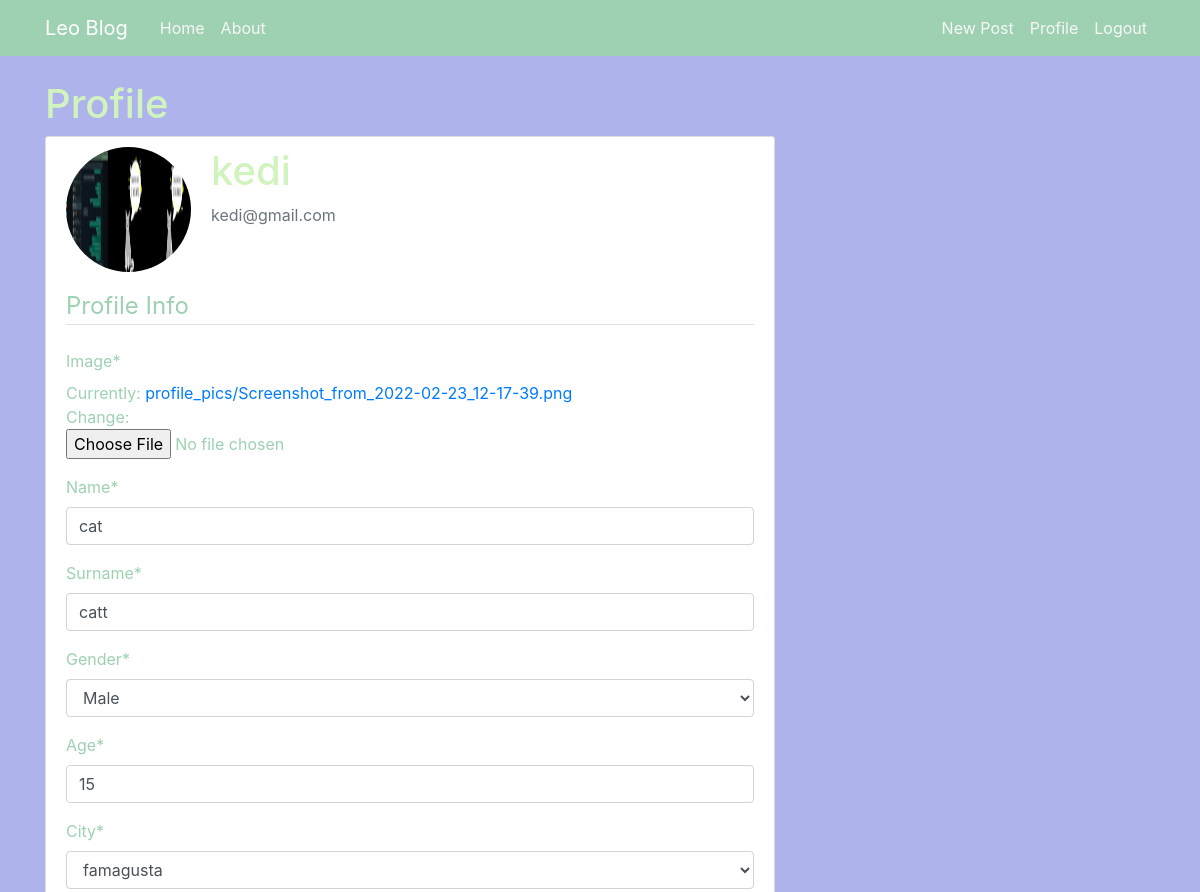
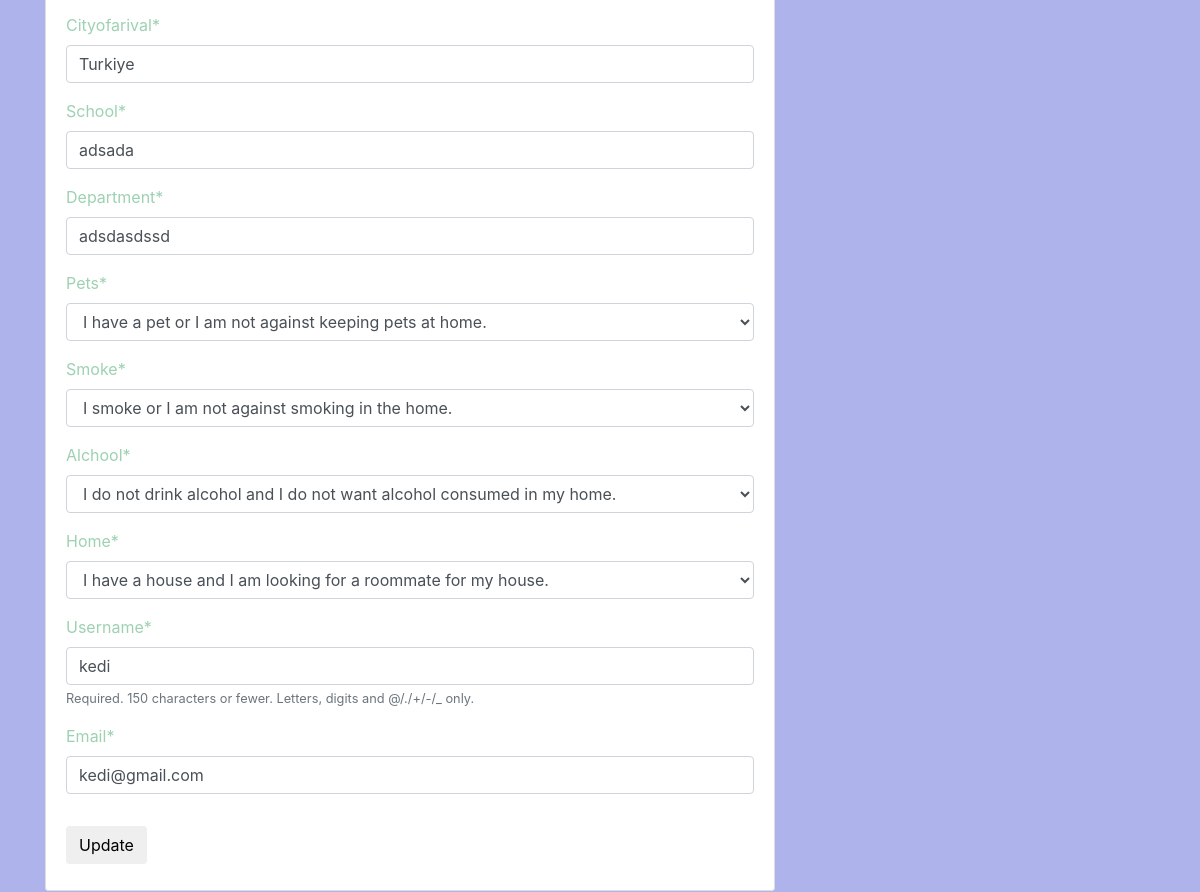
Page /profile/ (signed in) on the committed database (2 pictures, top to bottom).
### users/models.py (models this page shows, shortened)
class Profile(models.Model):
    GENDER_CHOICES = (('M', 'Male'),('F', 'Female'))
    CITIES=(('nicosia','nicosia'),('famagusta','famagusta'),('kyrenia','kyrenia'),('omorfo','omorfo'),('lefka','lefka'))
    PETS=(('petsareallowed','I have a pet or I am not against keeping pets at home.'),('petsarenotallowed',"I don't have a pet and I don't want any pets in my house."))
    SMOKE=(("smokingisallowed","I smoke or I am not against smoking in the home."),("smokingisnotallowed" , "I don't smoke and I don't want smoking in my home."))
    ALCHOOL=(("alchoolisallowed","I drink alcohol or I am not against alcohol consumption at home."),("alchoolisnotallowed","I do not drink alcohol and I do not want alcohol consumed in my home."))
    HOME=(("hashome","I have a house and I am looking for a roommate for my house."),("nohome","I do not have a house, I am looking for a house and roommate."))
    user = models.OneToOneField(User, on_delete=models.CASCADE,null=True)
    image = models.ImageField(default='default.jpeg', upload_to='profile_pics')
    name = models.CharField(max_length=100,null=True)
    surname = models.CharField(max_length=100,null=True)
    gender = models.CharField(choices=GENDER_CHOICES, max_length=100,null=True)
    age= models.CharField(max_length=50,null=True)
    city= models.CharField(choices=CITIES, max_length=100,null=True)
    cityofarival= models.CharField(max_length=100,null=True)
    school= models.CharField(max_length=100,null=True)
    department= models.CharField(max_length=100,null=True)
    pets= models.CharField(choices=PETS, max_length=100,null=True)
    smoke= models.CharField(choices=SMOKE, max_length=100,null=True)
    alchool= models.CharField(choices=ALCHOOL, max_length=100,null=True)
    home=models.CharField(choices=HOME, max_length=100,null=True)

### users/views.py (the view)
# urls.py: path('profile/',user_views.profile,name='profile'),
@login_required
def profile(request):
   if request.method == 'POST':
       u_form = UserUpdateForm(request.POST, instance=request.user)
       p_form = ProfileUpdateForm(request.POST,
                                  request.FILES,
                                  instance=request.user.profile)
       if u_form.is_valid() and p_form.is_valid():
           u_form.save()
           p_form.save()
           messages.success(request, f'Your account has been updated!')
           return redirect('profile')
   else:
       u_form = UserUpdateForm(instance=request.user)
       p_form = ProfileUpdateForm(instance=request.user.profile)
   context={
        'u_form':u_form,
        'p_form':p_form
    }
   return render (request, 'users/profile.html', context)

### users/forms.py
class UserUpdateForm(forms.ModelForm):
    email = forms.EmailField()
    class Meta:
        model = User
        fields = ['username','email']

### users/templates/users/profile.html (shortened to what this page needs)
{% extends "blog/base.html" %}
{% load crispy_forms_tags %}
{% load static %}
{% load crispy_forms_tags %}
{% block content %}
    <h1>Profile</h1>
    <div class="content-section">
        <div class="media">
            {% if request.user.profile.image %}
            <img class="rounded-circle account-img" src="{{ request.user.profile.image.url }}">
            {% else %}
            <img class="rounded-circle account-img" alt="profile picture" src="{% static 'blog/images/default.jpeg' %}">
            {% endif %}
          <div class="media-body">
            <h2 class="account-heading">{{ user.username }}</h2>
            <p class="text-secondary">{{ user.email }}</p>
          </div>
        </div>
        <form method = 'POST' enctype="multipart/form-data">
          <fieldset class='form-group'>
              <legend class = 'border-bottom mb-4'>Profile Info</legend>
              {{p_form|crispy }}
              {{u_form|crispy }}
          </fieldset>
          <div class = 'form-group'>
              <button class="btn btn-otline-info" type="submit">Update</button>
          </div>
      </form>
      </div>
{% endblock content %}

### blog/static/blog/main.css (style rules this page uses)
body { background: #afb3ec; color: #9dd1b1; margin-top: 5rem; }
h1, h2, h3, h4, h5, h6 { color: #d1f3be; }
.content-section { background: #ffffff; padding: 10px 20px; border: 1px solid #dddddd; border-radius: 3px; margin-bottom: 20px; }
.account-img { height: 125px; width: 125px; margin-right: 20px; margin-bottom: 16px; }
.account-heading { font-size: 2.5rem; }

### rows in the picture
Profile: name "cat", surname "catt", gender "Male", age "15", city "famagusta", cityofarival "Turkiye", school "adsada", department "adsdasdssd", pets "I have a pet or I am not against keeping pets at home.", smoke "I smoke or I am not against smoking in the home.", alchool "I do not drink alcohol and I do not want alcohol consumed in my home.", home "I have a house and I am looking for a roommate for my house."

### other values in the picture
{{ user.username }} "kedi"
{{ user.email }} "kedi@gmail.com"
